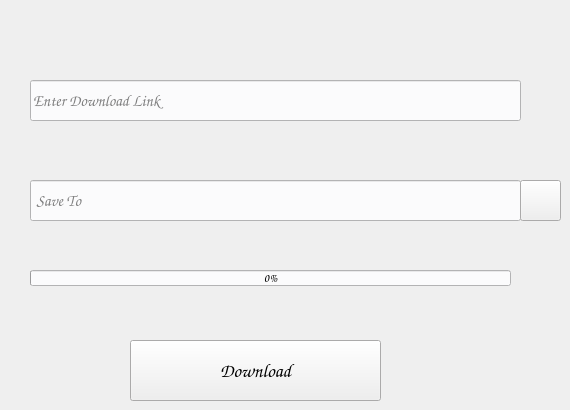
    <widget class="QWidget" name="tab">
     <attribute name="title">
      <string>Files</string>
     </attribute>
     <widget class="QLineEdit" name="File_url">
      <property name="geometry">
       <rect>
        <x>30</x>
        <y>80</y>
        <width>491</width>
        <height>41</height>
       </rect>
      </property>
      <property name="font">
       <font>
        <family>Comic Sans MS</family>
        <pointsize>12</pointsize>
        <weight>50</weight>
        <italic>true</italic>
        <bold>false</bold>
       </font>
      </property>
      <property name="styleSheet">
       <string notr="true">color: rgb(0, 0, 0);
background-color: rgb(251, 251, 252);
alternate-background-color: rgb(211, 215, 207);
border-color: rgb(46, 52, 54);</string>
      </property>
      <property name="placeholderText">
       <string>Enter Download Link</string>
      </property>
     </widget>
     <widget class="QPushButton" name="DownlodFile_Button">
      <property name="geometry">
       <rect>
        <x>130</x>
        <y>340</y>
        <width>251</width>
        <height>61</height>
       </rect>
      </property>
      <property name="font">
       <font>
        <family>Comic Sans MS</family>
        <pointsize>14</pointsize>
        <italic>true</italic>
       </font>
      </property>
      <property name="styleSheet">
       <string notr="true">background-color:rgb(239, 238, 238);
alternate-background-color: rgb(85, 87, 83);</string>
      </property>
      <property name="text">
       <string>Download</string>
      </property>
     </widget>
     <widget class="QLineEdit" name="Save_file">
      <property name="geometry">
       <rect>
        <x>30</x>
        <y>180</y>
        <width>491</width>
        <height>41</height>
       </rect>
      </property>
      <property name="font">
       <font>
        <family>Comic Sans MS</family>
        <pointsize>12</pointsize>
        <italic>true</italic>
       </font>
      </property>
      <property name="styleSheet">
       <string notr="true">color: rgb(0, 0, 0);
background-color: rgb(251, 251, 252);
alternate-background-color: rgb(211, 215, 207);
border-color: rgb(46, 52, 54);</string>
      </property>
      <property name="placeholderText">
       <string> Save To</string>
      </property>
     </widget>
     <widget class="QPushButton" name="SaveFileButton">
      <property name="geometry">
       <rect>
        <x>520</x>
        <y>180</y>
        <width>41</width>
        <height>41</height>
       </rect>
      </property>
      <property name="whatsThis">
       <string>&lt;html&gt;&lt;head/&gt;&lt;body&gt;&lt;p&gt;Browse to save your Files&lt;/p&gt;&lt;/body&gt;&lt;/html&gt;</string>
      </property>
      <property name="styleSheet">
       <string notr="true">background-color:rgb(239, 238, 238);
alternate-background-color: rgb(85, 87, 83);</string>
      </property>
      <property name="text">
       <string/>
      </property>
      <property name="icon">
       <iconset resource="../../PycharmProjects/projects/SnapMultiMedia/photo.qrc">
        <normaloff>:/image/search.png</normaloff>:/image/search.png</iconset>
      </property>
      <property name="iconSize">
       <size>
        <width>40</width>
        <height>40</height>
       </size>
      </property>
     </widget>
     <widget class="QProgressBar" name="progressBar">
      <property name="geometry">
       <rect>
        <x>30</x>
        <y>270</y>
        <width>481</width>
        <height>16</height>
       </rect>
      </property>
      <property name="font">
       <font>
        <family>Comic Sans MS</family>
        <italic>true</italic>
       </font>
      </property>
      <property name="styleSheet">
       <string notr="true">background-color: rgb(251, 251, 252);</string>
      </property>
      <property name="value">
       <number>0</number>
      </property>
     </widget>
    </widget>
